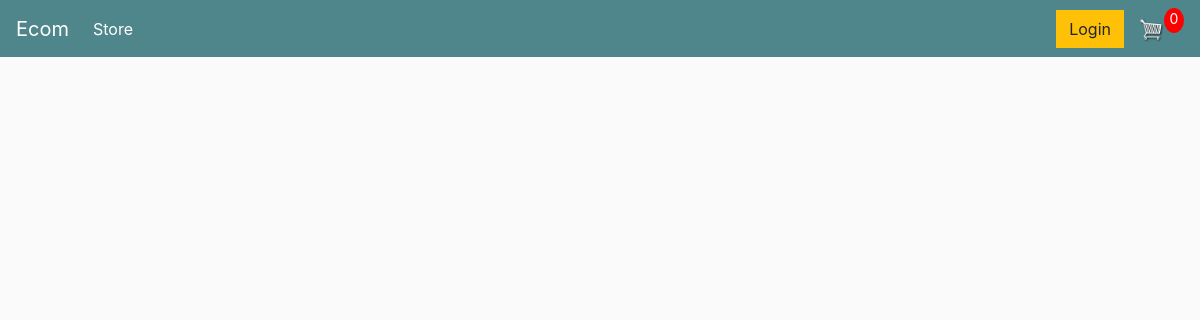
Before: / with the older database file.
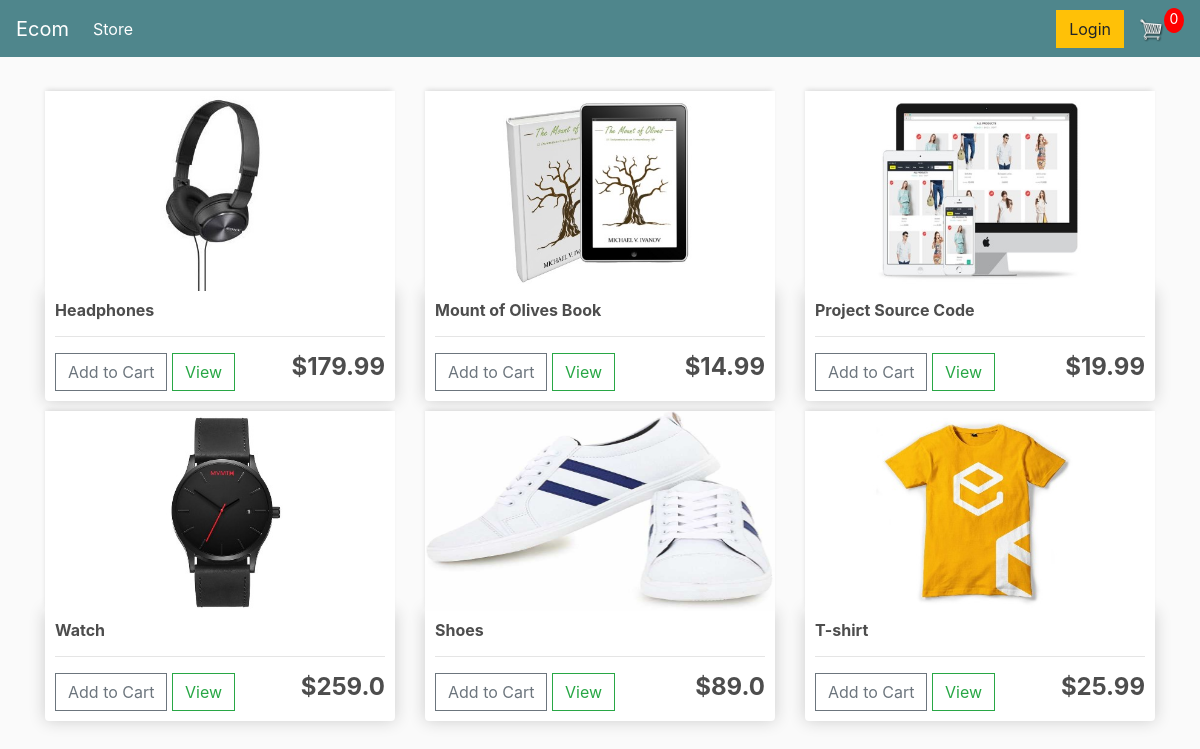
After: the same page with the newer database file.
### store/models.py (models this page shows, shortened)
class Product(models.Model):
	name = models.CharField(max_length=200)
	price = models.FloatField()
	digital = models.BooleanField(default=False,null=True, blank=True)
	image = models.ImageField(null=True, blank=True)
	@property
	def imageURL(self):
		try:
			url = self.image.url
		except:
			url = ''
		return url

### store/views.py (the view)
# urls.py: path('', include('store.urls')),
def store(request):
	products = Product.objects.all()
	context = {'products':products}
	return render(request, 'store/store.html', context)

### store/templates/store/store.html
{% extends 'store/main.html' %}
{% load static %}
{% block content %}
	<div class="row">
		{% for product in products %}
		<div class="col-lg-4">
			<img class="thumbnail" src="{{product.imageURL}}">
			<div class="box-element product">
				<h6><strong>{{product.name}}</strong></h6>
				<hr>
				<button  class="btn btn-outline-secondary add-btn">Add to Cart</button>
				<a class="btn btn-outline-success" href="#">View</a>
				<h4 style="display: inline-block; float: right"><strong>${{product.price}}</strong></h4>
			</div>
		</div>
		{% endfor %}
	</div>
{% endblock content %}

### store/templates/store/main.html (shortened to what this page needs)
<!DOCTYPE html>
{% load static %}
<html>
<head>
	<link rel="stylesheet" href="https://stackpath.bootstrapcdn.com/bootstrap/4.4.1/css/bootstrap.min.css">
	<link rel="stylesheet" type="text/css" href="{% static 'css/main.css' %}">
</head>
<body>
	<nav class="navbar navbar-expand-lg navbar-dark bg-dark">
	  <a class="navbar-brand" href="{% url 'store' %}">Ecom</a>
	  <div class="collapse navbar-collapse" id="navbarSupportedContent">
	    <ul class="navbar-nav mr-auto">
	      <li class="nav-item active">
	        <a class="nav-link" href="{% url 'store' %}">Store <span class="sr-only">(current)</span></a>
	      </li>
	    </ul>
	    <div class="form-inline my-2 my-lg-0">
	     	<a href="#"class="btn btn-warning">Login</a>
	     	<a href="{% url 'cart' %}">
	    		<img  id="cart-icon" src="{% static 'images/cart.png' %}">
	    	</a>
	    	<p id="cart-total">0</p>
	    </div>
	  </div>
	</nav>
     <div class="container">
            <br>
            {% block content %}
            {% endblock content %}
         </div>
</body>
</html>

### static/css/main.css (style rules this page uses)
body { background-color: hsl(0, 0%, 98%); }
h1,h2,h3,h4,h5,h6 { color:hsl(0, 0%, 30%); }
.box-element { box-shadow:hsl(0, 0%, 80%) 0 0 16px; background-color: #fff; border-radius: 4px; padding: 10px; }
.thumbnail { width: 100%; height: 200px; -webkit-box-shadow: -1px -3px 5px -2px rgba(214,214,214,1); -moz-box-shadow: -1px -3px 5px -2px rgba(214,214,214,1); box-shadow: -1px -3px 5px -2px rgba(214,214,214,1); }
.product { border-radius: 0 0 4px 4px; }
.bg-dark { background-color: #4f868c!important; }
#cart-icon { width:25px; display: inline-block; margin-left: 15px; }
#cart-total { display: block; text-align: center; color:#fff; background-color: red; width: 20px; height: 25px; border-radius: 50%; font-size: 14px; }
.col-lg-4, .col-lg-6, .col-lg-8, .col-lg-12 { margin-top: 10px; }
.btn { border-radius: 0; }

Changed rows visible on the page:
added Product: imageURL (picture), name "Headphones", price "179.99"
added Product: imageURL (picture), name "Mount of Olives Book", price "14.99"
added Product: imageURL (picture), name "Project Source Code", price "19.99"
added Product: imageURL (picture), name "Watch", price "259.0"
added Product: imageURL (picture), name "Shoes", price "89.0"
added Product: imageURL (picture), name "T-shirt", price "25.99"
